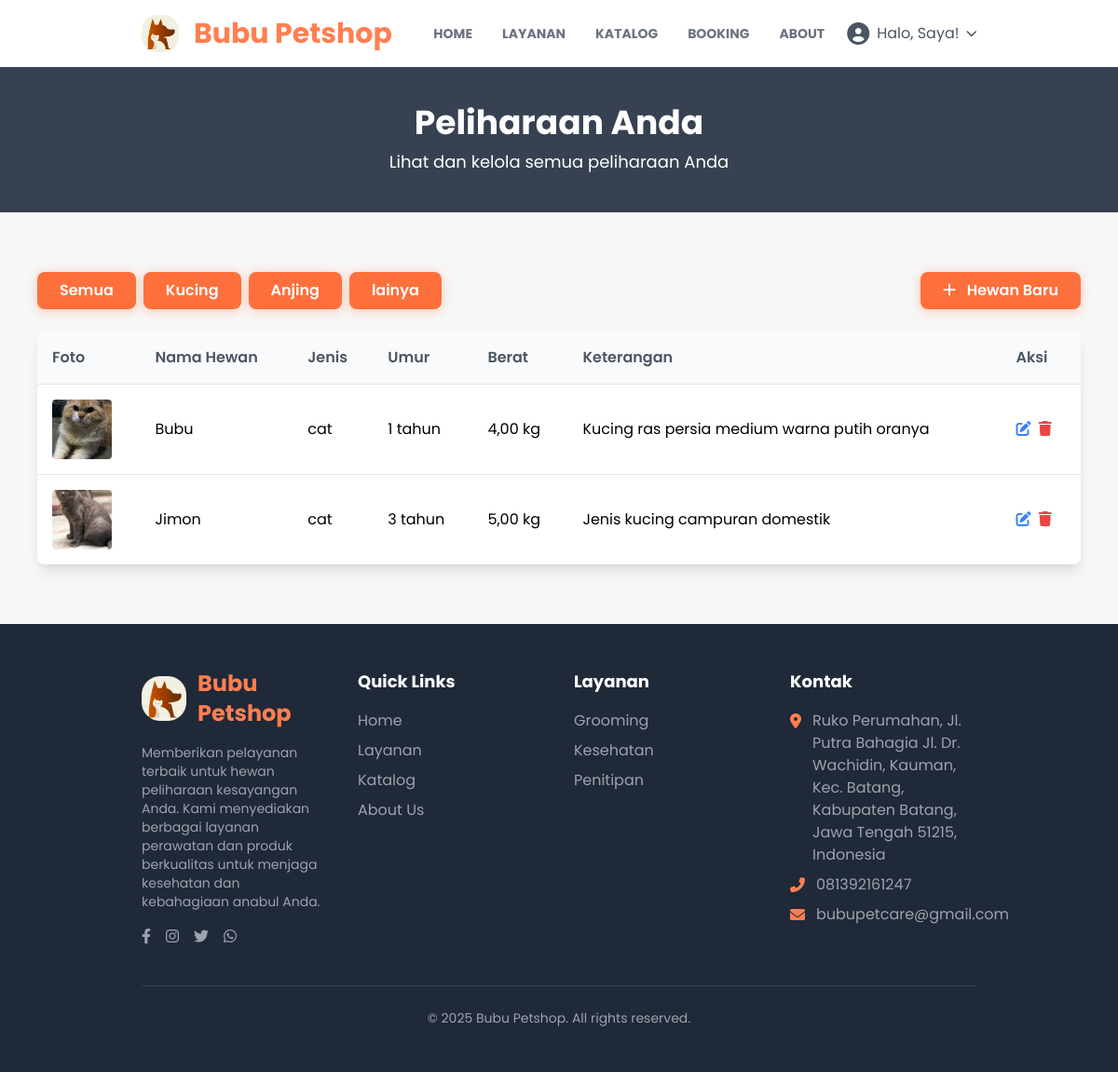
The page /peliharaan/ (signed in) on the database its author committed.
### detailpetcare/models.py (models this page shows, shortened)
class DetailPetcare(models.Model):
    id = models.AutoField(primary_key=True)
    nama_petcare = models.CharField(max_length=50)
    tlp_petcare = models.CharField(max_length=20)
    email_petcare = models.CharField(max_length=100)
    alamat_petcare = models.TextField(blank=True, null=True)
    maps_petcare = models.CharField(max_length=1000, blank=True, null=True)
    deskripsi_petcare = models.TextField(blank=True, null=True)
    rekening_petcare = models.CharField(max_length=100, blank=True, null=True)
    pemilik_rekening = models.CharField(max_length=100, blank=True, null=True)
    nama_bank = models.CharField(max_length=100, blank=True, null=True)
    class Meta:
        db_table = 'detail_petcare'
        verbose_name_plural = "Detail Petcare"

### user/models.py (models this page shows, shortened)
class User(AbstractBaseUser, PermissionsMixin):
    email = models.EmailField(unique=True)
    nama = models.CharField(max_length=50)
    no_hp = models.CharField(max_length=20, unique=True, blank=True, null=True)
    alamat = models.TextField(blank=True, null=True)
    is_staff = models.BooleanField(default=False)
    is_superuser = models.BooleanField(default=False)
    is_active = models.BooleanField(default=True)
    tgl_bergabung = models.DateTimeField(auto_now_add=True)
    last_login = models.DateTimeField(default=timezone.now)  # gunakan default, bukan auto_now
    objects = UserManager()
    USERNAME_FIELD = 'email'
    REQUIRED_FIELDS = ['nama']
    class Meta:
        db_table = 'user'

### peliharaan/models.py (models this page shows, shortened)
class Peliharaan(models.Model):
    JENIS_HEWAN_CHOICES = [
        ('cat', 'Kucing'),
        ('dog', 'Anjing'),
        ('other', 'lainya')
    ]
    class Meta:
        db_table = 'peliharaan'
        verbose_name_plural = "Peliharaan"
    id_hewan = models.AutoField(primary_key=True)
    id_user = models.ForeignKey(User, on_delete=models.CASCADE)
    nama_hewan = models.CharField(max_length=50)
    jenis_hewan = models.CharField(max_length=50, choices=JENIS_HEWAN_CHOICES)
    umur_hewan = models.IntegerField()
    berat_hewan = models.DecimalField(max_digits=5, decimal_places=2)
    keterangan = models.TextField(blank=True, null=True)
    foto_peliharaan = models.ImageField(upload_to=peliharaan_image_upload_path, blank=True, null=True)
    created_at = models.DateTimeField(auto_now_add=True)

### peliharaan/views.py (the view, shortened to what this page needs)
# urls.py: path("", views.index , name="index"),
def index(request):
    if not request.user.is_authenticated:
        return redirect('user:login')
    user = request.user
    peliharaan = Peliharaan.objects.filter(id_user=user)
    jenis_hewan_choices = Peliharaan.JENIS_HEWAN_CHOICES
    jenis_hewan_dict = {key: value for key, value in jenis_hewan_choices}
    context = {
        'title': "Peliharaan",
        'akun': user,
        'peliharaan': peliharaan,
        'jenis_hewan': jenis_hewan_dict,
    }
    return render(request, 'peliharaan/index.html', context)

### user/context_processors.py (called while the page is built)
def detail_petcare(request):
    try:
        detail = DetailPetcare.objects.first()
    except Exception:
        detail = None
    return {'detail_petcare': detail}

def current_route(request):
    match = request.resolver_match
    return {
        'namespace': match.namespace if match else '',
        'url_name': match.url_name if match else ''
    }

### templates/peliharaan/index.html (shortened to what this page needs)
{% extends "base.html" %}{% load static %}
{% block content %}
<div class="bg-gray-700 py-10 px-4 relative">
  <div class="container mx-auto text-center">
    <h1 class="text-4xl font-bold text-white mb-2">Peliharaan Anda</h1>
    <p class="text-white text-lg">Lihat dan kelola semua peliharaan Anda</p>
  </div>
</div>
<section class="py-16">
  <div class="container mx-auto px-4 max-w-6xl">
    <div class="mb-6 flex flex-wrap justify-between items-center">
      <div class="flex space-x-2 mb-4 md:mb-0">
        <button class="btn-modern bg-gray-200 text-gray-700 hover:bg-gray-300 filter-btn active"
          data-filter="all">Semua</button>
        {% for key, value in jenis_hewan.items %}
        <button class="btn-modern bg-gray-200 text-gray-700 hover:bg-gray-300 filter-btn" data-filter="{{ key }}">
          {{ value }}</button>
        {% endfor %}
      </div>
      <button type="button" class="btn-modern" id="btn-add-peliharaan">
        <i class="fas fa-plus mr-2"></i> Hewan Baru
      </button>
    </div>
    <div class="overflow-x-auto bg-white rounded-lg shadow-lg">
      <table class="booking-table">
        <thead>
          <tr>
            <th>Foto</th>
            <th>Nama Hewan</th>
            <th>Jenis</th>
            <th>Umur</th>
            <th>Berat</th>
            <th>Keterangan</th>
            <th>Aksi</th>
          </tr>
        </thead>
        <tbody>
          {% for p in peliharaan %}
          <tr class="peliharaan-row" data-jenis="{{ p.jenis_hewan }}">
            <td>
              {% if p.foto_peliharaan %}
              <img src="{{ p.foto_peliharaan.url }}" alt="{{ p.nama_hewan }}" class="w-16 h-16 object-cover rounded">
              {% else %}
              <span class="text-gray-400">Tidak ada foto</span>
              {% endif %}
            </td>
            <td>{{ p.nama_hewan }}</td>
            <td>{{ p.jenis_hewan }}</td>
            <td>{{ p.umur_hewan }} tahun</td>
            <td>{{ p.berat_hewan }} kg</td>
            <td>{{ p.keterangan|default:"-" }}</td>
            <td>
              <button class="text-blue-500 hover:text-blue-700 font-medium edit-btn" data-id="{{ p.id_hewan }}"
                data-nama="{{ p.nama_hewan }}" data-jenis="{{ p.jenis_hewan }}" data-umur="{{ p.umur_hewan }}"
                data-berat="{{ p.berat_hewan }}" data-keterangan="{{ p.keterangan }}"
                data-foto="{% if p.foto_peliharaan %}{{ p.foto_peliharaan.url }}{% endif %}">
                <i class="fas fa-edit mr-1"></i>
              </button>
              <button class="text-red-500 hover:text-red-700 font-medium hapus-btn" data-id="{{ p.id_hewan }}"
                data-nama="{{ p.nama_hewan }}">
                <i class="fas fa-trash mr-1"></i>
              </button>
            </td>
          </tr>
          {% empty %}
          <tr>
            <td colspan="7" class="text-center text-gray-500 py-8">Belum ada peliharaan.</td>
          </tr>
          {% endfor %}
        </tbody>
      </table>
    </div>
  </div>
</section>
{% endblock content %}

### templates/snippets/navbar.html (shortened to what this page needs)
{% load static %}
<nav id="navbar" class="bg-white py-4 shadow-md transition-all duration-300 ease-in-out">
  <div class="container mx-auto px-8 md:px-16 flex items-center">
    <a href="{% url 'home:index' %}" class="flex items-center flex-shrink-0">
      <img src="{% static 'base-img/icon.png' %}" alt="Bubu Petshop Logo" class="w-8 md:w-10 mr-2 md:mr-4" />
      <span class="text-xl md:text-3xl font-bold text-orange-theme rounded-md">{{ detail_petcare.nama_petcare }}</span>
    </a>
    <div id="navbar-menu" class="navbar-menu hidden lg:flex lg:items-center lg:w-auto w-full">
      <div class="text-sm lg:flex lg:mr-4">
        <a href="{% url 'home:index' %}"
          class="block mt-4 lg:inline-block lg:mt-0 text-gray-500 font-bold uppercase hover-text-orange-theme mr-4 p-2 rounded-md transition-colors duration-200 {% if namespace == 'home' %}text-orange-theme{% endif %}">HOME</a>
        <a href="{% url 'home:index' %}#layanan"
          class="block mt-4 lg:inline-block lg:mt-0 text-gray-500 font-bold uppercase hover-text-orange-theme mr-4 p-2 rounded-md transition-colors duration-200">LAYANAN
          <a href="{% url 'home:index' %}#katalog"
            class="block mt-4 lg:inline-block lg:mt-0 text-gray-500 font-bold uppercase hover-text-orange-theme mr-4 p-2 rounded-md transition-colors duration-200">KATALOG</a>
          {% if user.is_authenticated %}
          <a href="{% url 'bookinglayanan:index' %}"
            class="block mt-4 lg:inline-block lg:mt-0 text-gray-500 font-bold uppercase hover-text-orange-theme mr-4 p-2 rounded-md transition-colors duration-200 {% if namespace == 'bookinglayanan' %}text-orange-theme{% endif %}">
            BOOKING</a>
          {% endif %}
          <a href="{% url 'home:index' %}#about"
            class="block mt-4 lg:inline-block lg:mt-0 text-gray-500 font-bold uppercase hover-text-orange-theme p-2 rounded-md transition-colors duration-200">ABOUT</a>
      </div>
      <div id="auth-section" class="user-auth-section w-full lg:w-auto flex justify-center items-center mt-4 lg:mt-0">
        {% if not user.is_authenticated %}
        <a href="{% url 'user:login' %}" class="btn-modern">
          Masuk
        </a>
        {% else %}
        <div id="user-dropdown" class="user-menu relative flex justify-center">
          <button id="profile-button"
            class="flex items-center justify-center space-x-2 text-gray-600 hover-text-orange-theme focus:outline-none">
            <i class="fas fa-user-circle text-2xl"></i>
            <span class="inline">Halo, {{ user.nama }}!</span>
            <i class="fas fa-chevron-down text-xs"></i>
          </button>
        </div>
        {% endif %}
      </div>
    </div>
  </div>
</nav>

### templates/snippets/footer.html
{% load static %}
<footer class="bg-gray-800 text-white py-12">
  <div class="container mx-auto px-4 md:px-8 lg:px-16">
    <div class="grid grid-cols-1 md:grid-cols-2 lg:grid-cols-4 gap-8">
      <div class="col-span-1 md:col-span-2 lg:col-span-1">
        <div class="flex items-center mb-4">
          <img src="{% static 'base-img/icon.png' %}" alt="Bubu Petshop Logo" class="w-12 mr-3">
          <span class="text-2xl font-bold text-orange-theme">{{ detail_petcare.nama_petcare }}</span>
        </div>
        <p class="text-sm text-gray-400 mb-4">
          Memberikan pelayanan terbaik untuk hewan peliharaan kesayangan Anda. Kami menyediakan berbagai layanan
          perawatan dan produk berkualitas untuk menjaga kesehatan dan kebahagiaan anabul Anda.
        </p>
        <div class="flex space-x-4">
          <a href="#" class="text-gray-400 hover:text-orange-theme transition-colors duration-300">
            <i class="fab fa-facebook-f"></i>
          </a>
          <a href="#" class="text-gray-400 hover:text-orange-theme transition-colors duration-300">
            <i class="fab fa-instagram"></i>
          </a>
          <a href="#" class="text-gray-400 hover:text-orange-theme transition-colors duration-300">
            <i class="fab fa-twitter"></i>
          </a>
          <a href="#" class="text-gray-400 hover:text-orange-theme transition-colors duration-300">
            <i class="fab fa-whatsapp"></i>
          </a>
        </div>
      </div>
      <div>
        <h3 class="text-lg font-bold mb-4 text-white">Quick Links</h3>
        <ul class="space-y-2">
          <li><a href="{% url 'home:index' %}"
              class="text-gray-400 hover:text-orange-theme transition-colors duration-300">Home</a>
          </li>
          <li><a href="{% url 'home:index' %}#layanan"
              class="text-gray-400 hover:text-orange-theme transition-colors duration-300">Layanan</a>
          </li>
          <li><a href="{% url 'home:index' %}#katalog"
              class="text-gray-400 hover:text-orange-theme transition-colors duration-300">Katalog</a>
          </li>
          <li><a href="{% url 'home:index' %}#about"
              class="text-gray-400 hover:text-orange-theme transition-colors duration-300">About Us</a>
          </li>
        </ul>
      </div>
      <div>
        <h3 class="text-lg font-bold mb-4 text-white">Layanan</h3>
        <ul class="space-y-2">
          <li><a href="{% url 'bookinglayanan:index' %}"
              class="text-gray-400 hover:text-orange-theme transition-colors duration-300">Grooming</a></li>
          <li><a href="{% url 'bookinglayanan:index' %}"
              class="text-gray-400 hover:text-orange-theme transition-colors duration-300">Kesehatan</a></li>
          <li><a href="{% url 'bookinglayanan:index' %}"
              class="text-gray-400 hover:text-orange-theme transition-colors duration-300">Penitipan</a></li>
        </ul>
      </div>
      <div>
        <h3 class="text-lg font-bold mb-4 text-white">Kontak</h3>
        <ul class="space-y-2">
          <li class="flex items-start">
            <i class="fas fa-map-marker-alt text-orange-theme mt-1 mr-3"></i>
            <span class="text-gray-400">{{detail_petcare.alamat_petcare}}</span>
          </li>
          <li class="flex items-center">
            <i class="fas fa-phone-alt text-orange-theme mr-3"></i>
            <span class="text-gray-400">{{ detail_petcare.tlp_petcare }}</span>
          </li>
          <li class="flex items-center">
            <i class="fas fa-envelope text-orange-theme mr-3"></i>
            <span class="text-gray-400">{{ detail_petcare.email_petcare }}</span>
          </li>
        </ul>
      </div>
    </div>
    <div class="border-t border-gray-700 mt-10 pt-6 text-center text-gray-400 text-sm">
      <p>&copy; 2025 Bubu Petshop. All rights reserved.</p>
    </div>
  </div>
</footer>

### static/css/style.css (style rules this page uses)
html { scroll-behavior: smooth; }
body { font-family: 'Poppins', sans-serif; background-color: #f7f7f7; overflow-x: hidden; }
.text-orange-theme { color: #FF7F50; }
.btn-modern { background-color: #fd703c; color: white; font-weight: 600; padding: 0.5rem 1.5rem; border-radius: 0.5rem; box-shadow: 0 2px 12px rgba(255, 127, 80, 0.4); transition: all 0.3s ease; border: none; outline: none; position: relative; overflow: hidden; cursor: pointer; display: inline-block; text-align: center; white-space: nowrap; }
.booking-table { width: 100%; border-collapse: collapse; }
.booking-table th, .booking-table td { padding: 1rem; text-align: left; border-bottom: 1px solid #e5e7eb; }
.booking-table th { background-color: #f9fafb; font-weight: 600; color: #4b5563; }
.booking-table tr:last-child td { border-bottom: none; }

### rows shown on the page
DetailPetcare: nama_petcare "Bubu Petshop", alamat_petcare "Ruko Perumahan, Jl. Putra Bahagia Jl. Dr. Wachidin, Kauman, Kec. Batang, Kabupaten Batang, Jawa Tengah 51215, Indonesia", tlp_petcare "081392161247", email_petcare "bubupetcare@gmail.com"
User: nama "Saya"
Peliharaan: foto_peliharaan (picture), nama_hewan "Bubu", jenis_hewan "cat", umur_hewan "1", berat_hewan "4,00", keterangan "Kucing ras persia medium warna putih oranya"
Peliharaan: foto_peliharaan (picture), nama_hewan "Jimon", jenis_hewan "cat", umur_hewan "3", berat_hewan "5,00", keterangan "Jenis kucing campuran domestik"

### other values the page prints
{{ value }} "Kucing" "Anjing" "lainya"
